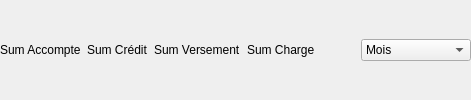
                     <widget class="QFrame" name="frameToolButton">
                      <property name="frameShape">
                       <enum>QFrame::NoFrame</enum>
                      </property>
                      <property name="frameShadow">
                       <enum>QFrame::Raised</enum>
                      </property>
                      <layout class="QHBoxLayout" name="horizontalLayout_21">
                       <property name="leftMargin">
                        <number>0</number>
                       </property>
                       <property name="rightMargin">
                        <number>0</number>
                       </property>
                       <item>
                        <widget class="QLabel" name="labelEtatSumAccompte">
                         <property name="text">
                          <string>Sum Accompte</string>
                         </property>
                        </widget>
                       </item>
                       <item>
                        <widget class="QLabel" name="labelEtatSumCredit">
                         <property name="text">
                          <string>Sum Crédit</string>
                         </property>
                        </widget>
                       </item>
                       <item>
                        <widget class="QLabel" name="labelEtatSumVerse">
                         <property name="text">
                          <string>Sum Versement</string>
                         </property>
                        </widget>
                       </item>
                       <item>
                        <widget class="QLabel" name="labelEtatSumCharge">
                         <property name="text">
                          <string>Sum Charge</string>
                         </property>
                        </widget>
                       </item>
                       <item>
                        <spacer name="horizontalSpacer_4">
                         <property name="orientation">
                          <enum>Qt::Horizontal</enum>
                         </property>
                         <property name="sizeHint" stdset="0">
                          <size>
                           <width>40</width>
                           <height>20</height>
                          </size>
                         </property>
                        </spacer>
                       </item>
                       <item>
                        <widget class="QComboBox" name="cbBoxEtatByMonth">
                         <property name="minimumSize">
                          <size>
                           <width>110</width>
                           <height>0</height>
                          </size>
                         </property>
                         <item>
                          <property name="text">
                           <string>Mois</string>
                          </property>
                         </item>
                         <item>
                          <property name="text">
                           <string>01</string>
                          </property>
                         </item>
                         <item>
                          <property name="text">
                           <string>02</string>
                          </property>
                         </item>
                         <item>
                          <property name="text">
                           <string>03</string>
                          </property>
                         </item>
                         <item>
                          <property name="text">
                           <string>04</string>
                          </property>
                         </item>
                         <item>
                          <property name="text">
                           <string>05</string>
                          </property>
                         </item>
                         <item>
                          <property name="text">
                           <string>06</string>
                          </property>
                         </item>
                         <item>
                          <property name="text">
                           <string>07</string>
                          </property>
                         </item>
                         <item>
                          <property name="text">
                           <string>08</string>
                          </property>
                         </item>
                         <item>
                          <property name="text">
                           <string>09</string>
                          </property>
                         </item>
                         <item>
                          <property name="text">
                           <string>10</string>
                          </property>
                         </item>
                         <item>
                          <property name="text">
                           <string>11</string>
                          </property>
                         </item>
                         <item>
                          <property name="text">
                           <string>12</string>
                          </property>
                         </item>
                        </widget>
                       </item>
                      </layout>
                     </widget>
